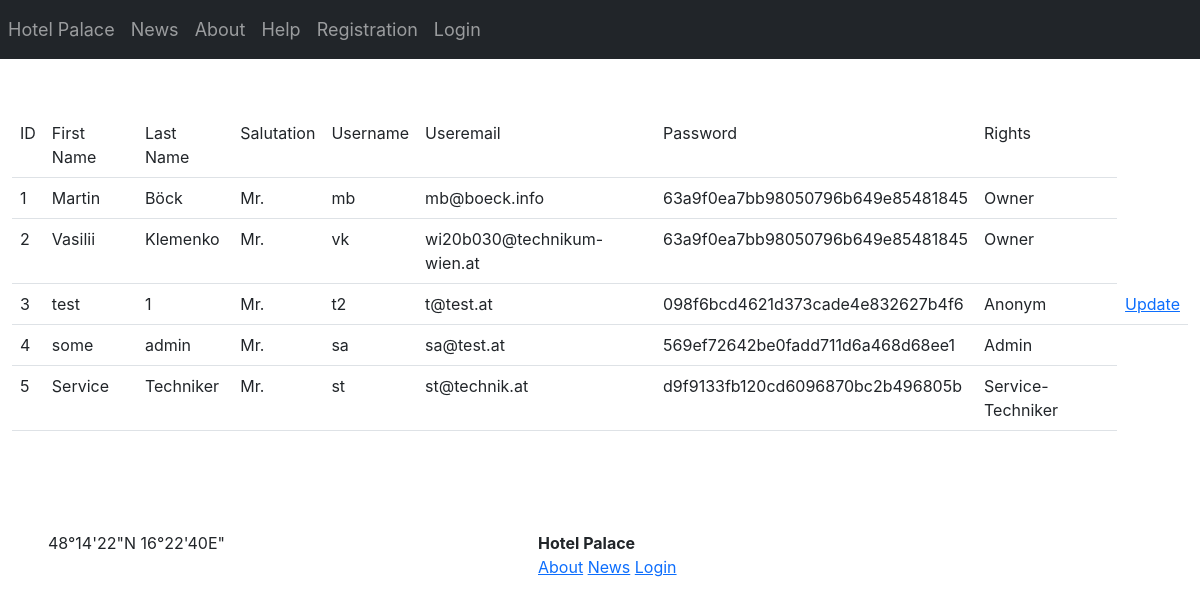
The page /sites/user_moderation.php on the database its author committed.
### tables this page shows
CREATE TABLE `users` (
  `ID` int(11) NOT NULL,
  `firstName` varchar(255) NOT NULL,
  `lastName` varchar(255) NOT NULL,
  `salutation` varchar(255) NOT NULL,
  `username` varchar(255) NOT NULL,
  `password` varchar(255) NOT NULL,
  `useremail` varchar(255) NOT NULL,
  `RechteID` int(11) NOT NULL DEFAULT 1,
  `userStatus` varchar(50) NOT NULL DEFAULT 'active'
);

CREATE TABLE `rechte` (
  `ID` int(11) NOT NULL,
  `Name` varchar(255) NOT NULL
);

### sites/user_moderation.php (the view, shortened to what this page needs)
<?php include 'includes/head.php';
include 'includes/navbar.php'?>
<body>
<?php
require('../config/db.php');
$result = mysqli_query($con,"SELECT * FROM users");
if (mysqli_num_rows($result) > 0) {
?>
<div class ="container-fluid">
<table class="table">
	  <tr>
	    <td>ID</td>
		<td>First Name</td>
		<td>Last Name</td>
		<td>Salutation</td>
		<td>Username</td>
		<td>Useremail</td>
		<td>Password</td>
		<td>Rights</td>
	  </tr>
			<?php
			while($row = mysqli_fetch_array($result)) {
				$right = $row["RechteID"];
				$result2 = mysqli_query($con, "SELECT Name FROM rechte WHERE ID = '$right'");
				$attribution = mysqli_fetch_array($result2);
			?>
	  <tr>
	    <td><?php echo $row["ID"]; ?></td>
		<td><?php echo $row["firstName"]; ?></td>
		<td><?php echo $row["lastName"]; ?></td>
		<td><?php echo $row["salutation"]; ?></td>
		<td><?php echo $row["username"]; ?></td>
        <td><?php echo $row["useremail"]; ?></td>
		<td><?php echo $row["password"]; ?></td>
		<td><?php echo $attribution["Name"]; ?></td>
		<?php
		$userright = 2;
		if($userright > $right){
			?>
		<td><a href="update-process.php?id=<?php echo $row["ID"]; ?>" >Update</a></td>
		<?php
		}
		?>
      </tr>
			<?php
			}
			?>
</table>
</div>
 <?php
}
else
{
    echo "No result found";
}
?>
<?php include 'includes/footer.php'?>
</body>

### css/styles.css (style rules this page uses)
* { box-sizing: border-box; font-family: -apple-system, BlinkMacSystemFont, 'Segoe UI', Roboto, Oxygen, Ubuntu, Cantarell, 'Open Sans', 'Helvetica Neue', sans-serif; }
a { color: black; }

### rows shown on the page
users: ID "1", firstName "Martin", lastName "Böck", salutation "Mr.", username "mb", useremail "mb@boeck.info", password "63a9f0ea7bb98050796b649e85481845", RechteID.Name "Owner"
users: ID "2", firstName "Vasilii", lastName "Klemenko", salutation "Mr.", username "vk", useremail "wi20b030@technikum-wien.at", password "63a9f0ea7bb98050796b649e85481845", RechteID.Name "Owner"
users: ID "3", firstName "test", lastName "1", salutation "Mr.", username "t2", useremail "t@test.at", password "098f6bcd4621d373cade4e832627b4f6", RechteID.Name "Anonym"
users: ID "4", firstName "some", lastName "admin", salutation "Mr.", username "sa", useremail "sa@test.at", password "569ef72642be0fadd711d6a468d68ee1", RechteID.Name "Admin"
users: ID "5", firstName "Service", lastName "Techniker", salutation "Mr.", username "st", useremail "st@technik.at", password "d9f9133fb120cd6096870bc2b496805b", RechteID.Name "Service-Techniker"
